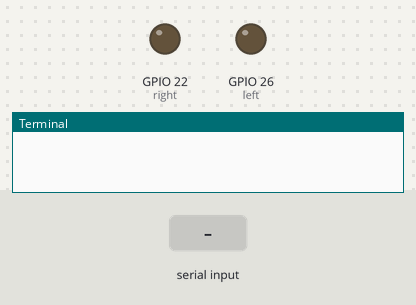
Bench run of a program on a simulated Raspberry Pi (BCM pin numbers). Parts: output pins drawn as LEDs (lit = HIGH), the last lines printed to the terminal. The test bench sets the inputs (shaded band).

Above: at 1.2 s.
1.3 s: "L" typed at the terminal, then Enter
At 1.8 s:
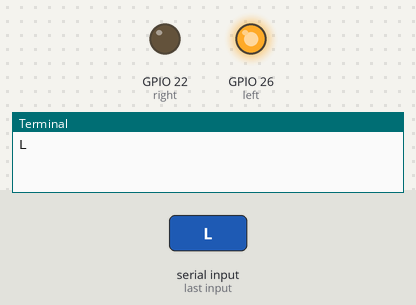
3.8 s: "R" typed at the terminal, then Enter
At 4.6 s:
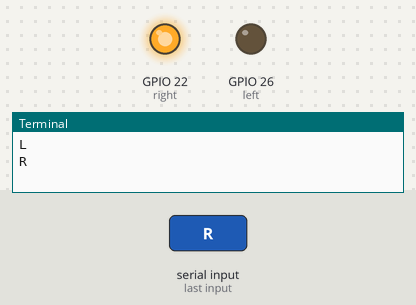
6.3 s: "l" typed at the terminal, then Enter
At 8.7 s:
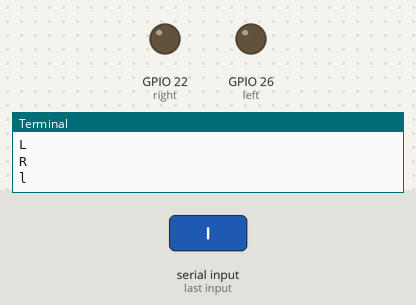
Timing chart, 0 to 10.2 s (numbered marks = the images above; inputs shaded):
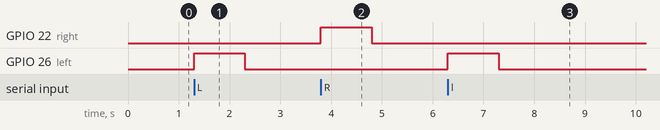

The program:

winker_input.py
```python
import RPi. GPIO as GPIO
GPIO.cleanup()
import time
# Use pin numbers (not GPIO numbers!)
left=26
right=22

GPIO.setmode(GPIO.BCM)
GPIO.setwarnings(False)


GPIO. setup (left, GPIO. OUT)

GPIO. setup (right, GPIO. OUT)


def led_off(gpio_pin):
    GPIO. output (gpio_pin, GPIO. OUT)

def led_on(gpio_pin):
    GPIO. output (gpio_pin, GPIO. HIGH)
try:
    while True:
        ans=input()
        if ans=='L' or ans=='l':
            led_on(left)
            time.sleep(1)
            led_off(left)
        elif ans=='R' or ans=='r':
            led_on(right)
            time.sleep(1)
            led_off(right)
        else:
            break
except KeyboardInterrupt:
    led_off(left)
    led_off(right)
    GPIO. cleanup()

GPIO. cleanup ()
```

Measured:
- after the input at 1.3 s, GPIO 26 (left): LOW → HIGH at once, → LOW 1.0 s later
- after the input at 3.8 s, GPIO 22 (right): LOW → HIGH at once, → LOW 1.0 s later
- after the input at 6.3 s, GPIO 26 (left): LOW → HIGH at once, → LOW 1.0 s later
